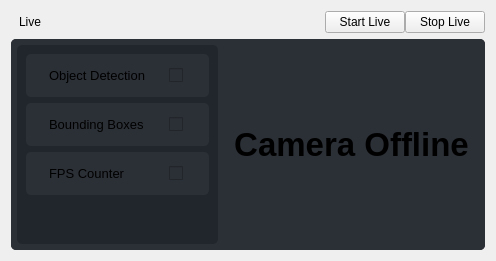
            <widget class="QWidget" name="DashboardPage">
             <layout class="QVBoxLayout" name="verticalLayout_9">
              <item alignment="Qt::AlignTop">
               <widget class="QWidget" name="DashboardBar" native="true">
                <property name="styleSheet">
                 <string notr="true"/>
                </property>
                <layout class="QHBoxLayout" name="horizontalLayout_9">
                 <property name="spacing">
                  <number>0</number>
                 </property>
                 <property name="leftMargin">
                  <number>0</number>
                 </property>
                 <property name="topMargin">
                  <number>0</number>
                 </property>
                 <property name="rightMargin">
                  <number>0</number>
                 </property>
                 <property name="bottomMargin">
                  <number>0</number>
                 </property>
                 <item>
                  <widget class="QLabel" name="homeTitle">
                   <property name="styleSheet">
                    <string notr="true">padding-left:5px;</string>
                   </property>
                   <property name="text">
                    <string>Live</string>
                   </property>
                  </widget>
                 </item>
                 <item>
                  <widget class="QPushButton" name="liveBtn">
                   <property name="sizePolicy">
                    <sizepolicy hsizetype="Maximum" vsizetype="Fixed">
                     <horstretch>0</horstretch>
                     <verstretch>0</verstretch>
                    </sizepolicy>
                   </property>
                   <property name="cursor">
                    <cursorShape>PointingHandCursor</cursorShape>
                   </property>
                   <property name="text">
                    <string>Start Live</string>
                   </property>
                   <property name="icon">
                    <iconset resource="resources.qrc">
                     <normaloff>:/feather/play.svg</normaloff>:/feather/play.svg</iconset>
                   </property>
                  </widget>
                 </item>
                 <item>
                  <widget class="QPushButton" name="stopLiveBtn">
                   <property name="sizePolicy">
                    <sizepolicy hsizetype="Maximum" vsizetype="Fixed">
                     <horstretch>0</horstretch>
                     <verstretch>0</verstretch>
                    </sizepolicy>
                   </property>
                   <property name="cursor">
                    <cursorShape>PointingHandCursor</cursorShape>
                   </property>
                   <property name="layoutDirection">
                    <enum>Qt::LeftToRight</enum>
                   </property>
                   <property name="autoFillBackground">
                    <bool>false</bool>
                   </property>
                   <property name="styleSheet">
                    <string notr="true"/>
                   </property>
                   <property name="text">
                    <string>Stop Live</string>
                   </property>
                   <property name="icon">
                    <iconset resource="resources.qrc">
                     <normaloff>:/feather/square.svg</normaloff>:/feather/square.svg</iconset>
                   </property>
                  </widget>
                 </item>
                </layout>
               </widget>
              </item>
              <item>
               <widget class="QWidget" name="DashboarMain" native="true">
                <property name="sizePolicy">
                 <sizepolicy hsizetype="Preferred" vsizetype="Expanding">
                  <horstretch>0</horstretch>
                  <verstretch>0</verstretch>
                 </sizepolicy>
                </property>
                <property name="styleSheet">
                 <string notr="true">background-color:#2b2f36;
border-radius:5px;
padding:7px 10px;</string>
                </property>
                <layout class="QVBoxLayout" name="verticalLayout_10">
                 <property name="spacing">
                  <number>0</number>
                 </property>
                 <property name="leftMargin">
                  <number>0</number>
                 </property>
                 <property name="topMargin">
                  <number>0</number>
                 </property>
                 <property name="rightMargin">
                  <number>0</number>
                 </property>
                 <property name="bottomMargin">
                  <number>0</number>
                 </property>
                 <item>
                  <widget class="QWidget" name="widget_4" native="true">
                   <layout class="QHBoxLayout" name="horizontalLayout_13">
                    <property name="leftMargin">
                     <number>6</number>
                    </property>
                    <property name="topMargin">
                     <number>6</number>
                    </property>
                    <property name="rightMargin">
                     <number>6</number>
                    </property>
                    <property name="bottomMargin">
                     <number>6</number>
                    </property>
                    <item>
                     <widget class="QWidget" name="dashboardTools" native="true">
                      <property name="sizePolicy">
                       <sizepolicy hsizetype="Maximum" vsizetype="Preferred">
                        <horstretch>0</horstretch>
                        <verstretch>0</verstretch>
                       </sizepolicy>
                      </property>
                      <property name="styleSheet">
                       <string notr="true">QLabel{
font-size:10pt;
}
#dashboardTools{
	background-color: #21262c;
}</string>
                      </property>
                      <layout class="QVBoxLayout" name="verticalLayout_28">
                       <item>
                        <widget class="QFrame" name="frame_17">
                         <property name="sizePolicy">
                          <sizepolicy hsizetype="Preferred" vsizetype="Preferred">
                           <horstretch>0</horstretch>
                           <verstretch>0</verstretch>
                          </sizepolicy>
                         </property>
                         <property name="maximumSize">
                          <size>
                           <width>16777215</width>
                           <height>16777215</height>
                          </size>
                         </property>
                         <property name="frameShape">
                          <enum>QFrame::StyledPanel</enum>
                         </property>
                         <property name="frameShadow">
                          <enum>QFrame::Raised</enum>
                         </property>
                         <layout class="QHBoxLayout" name="horizontalLayout_14">
                          <property name="spacing">
                           <number>0</number>
                          </property>
                          <property name="leftMargin">
                           <number>0</number>
                          </property>
                          <property name="topMargin">
                           <number>0</number>
                          </property>
                          <property name="rightMargin">
                           <number>0</number>
                          </property>
                          <property name="bottomMargin">
                           <number>0</number>
                          </property>
                          <item alignment="Qt::AlignLeft">
                           <widget class="QLabel" name="detectLable">
                            <property name="sizePolicy">
                             <sizepolicy hsizetype="Expanding" vsizetype="Preferred">
                              <horstretch>0</horstretch>
                              <verstretch>0</verstretch>
                             </sizepolicy>
                            </property>
                            <property name="styleSheet">
                             <string notr="true"/>
                            </property>
                            <property name="text">
                             <string>Object Detection</string>
                            </property>
                           </widget>
                          </item>
                          <item>
                           <widget class="QCheckBox" name="detectCheck">
                            <property name="text">
                             <string/>
                            </property>
                           </widget>
                          </item>
                         </layout>
                        </widget>
                       </item>
                       <item>
                        <widget class="QFrame" name="frame_20">
                         <property name="sizePolicy">
                          <sizepolicy hsizetype="Preferred" vsizetype="Maximum">
                           <horstretch>0</horstretch>
                           <verstretch>0</verstretch>
                          </sizepolicy>
                         </property>
                         <property name="frameShape">
                          <enum>QFrame::StyledPanel</enum>
                         </property>
                         <property name="frameShadow">
                          <enum>QFrame::Raised</enum>
                         </property>
                         <layout class="QHBoxLayout" name="horizontalLayout_32">
                          <property name="spacing">
                           <number>0</number>
                          </property>
                          <property name="leftMargin">
                           <number>0</number>
                          </property>
                          <property name="topMargin">
                           <number>0</number>
                          </property>
                          <property name="rightMargin">
                           <number>0</number>
                          </property>
                          <property name="bottomMargin">
                           <number>0</number>
                          </property>
                          <item>
                           <widget class="QLabel" name="label_26">
                            <property name="sizePolicy">
                             <sizepolicy hsizetype="Expanding" vsizetype="Preferred">
                              <horstretch>0</horstretch>
                              <verstretch>0</verstretch>
                             </sizepolicy>
                            </property>
                            <property name="text">
                             <string>Bounding Boxes</string>
                            </property>
                           </widget>
                          </item>
                          <item>
                           <widget class="QCheckBox" name="drawCheck">
                            <property name="sizePolicy">
                             <sizepolicy hsizetype="Maximum" vsizetype="Maximum">
                              <horstretch>0</horstretch>
                              <verstretch>0</verstretch>
                             </sizepolicy>
                            </property>
                            <property name="text">
                             <string/>
                            </property>
                           </widget>
                          </item>
                         </layout>
                        </widget>
                       </item>
                       <item>
                        <widget class="QFrame" name="frame_18">
                         <property name="sizePolicy">
                          <sizepolicy hsizetype="Preferred" vsizetype="Maximum">
                           <horstretch>0</horstretch>
                           <verstretch>0</verstretch>
                          </sizepolicy>
                         </property>
                         <property name="frameShape">
                          <enum>QFrame::StyledPanel</enum>
                         </property>
                         <property name="frameShadow">
                          <enum>QFrame::Raised</enum>
                         </property>
                         <layout class="QHBoxLayout" name="horizontalLayout_30">
                          <property name="spacing">
                           <number>0</number>
                          </property>
                          <property name="leftMargin">
                           <number>0</number>
                          </property>
                          <property name="topMargin">
                           <number>0</number>
                          </property>
                          <property name="rightMargin">
                           <number>0</number>
                          </property>
                          <property name="bottomMargin">
                           <number>0</number>
                          </property>
                          <item alignment="Qt::AlignLeft">
                           <widget class="QLabel" name="label_8">
                            <property name="sizePolicy">
                             <sizepolicy hsizetype="Expanding" vsizetype="Preferred">
                              <horstretch>0</horstretch>
                              <verstretch>0</verstretch>
                             </sizepolicy>
                            </property>
                            <property name="text">
                             <string>FPS Counter</string>
                            </property>
                           </widget>
                          </item>
                          <item>
                           <widget class="QCheckBox" name="fpsCheck">
                            <property name="sizePolicy">
                             <sizepolicy hsizetype="Maximum" vsizetype="Maximum">
                              <horstretch>0</horstretch>
                              <verstretch>0</verstretch>
                             </sizepolicy>
                            </property>
                            <property name="text">
                             <string/>
                            </property>
                           </widget>
                          </item>
                         </layout>
                        </widget>
                       </item>
                       <item>
                        <spacer name="verticalSpacer_2">
                         <property name="orientation">
                          <enum>Qt::Vertical</enum>
                         </property>
                         <property name="sizeHint" stdset="0">
                          <size>
                           <width>20</width>
                           <height>40</height>
                          </size>
                         </property>
                        </spacer>
                       </item>
                      </layout>
                     </widget>
                    </item>
                    <item>
                     <widget class="QLabel" name="camFrame">
                      <property name="sizePolicy">
                       <sizepolicy hsizetype="Expanding" vsizetype="Expanding">
                        <horstretch>0</horstretch>
                        <verstretch>0</verstretch>
                       </sizepolicy>
                      </property>
                      <property name="font">
                       <font>
                        <family>Yu Gothic UI</family>
                        <pointsize>25</pointsize>
                        <italic>false</italic>
                        <bold>true</bold>
                       </font>
                      </property>
                      <property name="styleSheet">
                       <string notr="true">font-size:25pt;</string>
                      </property>
                      <property name="text">
                       <string>Camera Offline</string>
                      </property>
                      <property name="alignment">
                       <set>Qt::AlignCenter</set>
                      </property>
                     </widget>
                    </item>
                   </layout>
                  </widget>
                 </item>
                </layout>
               </widget>
              </item>
             </layout>
            </widget>
